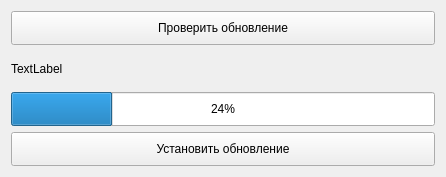
<?xml version="1.0" encoding="UTF-8"?>
<ui version="4.0">
 <class>Form</class>
 <widget class="QWidget" name="Form">
  <property name="geometry">
   <rect>
    <x>0</x>
    <y>0</y>
    <width>446</width>
    <height>177</height>
   </rect>
  </property>
  <property name="windowTitle">
   <string>Form</string>
  </property>
  <layout class="QVBoxLayout" name="verticalLayout">
   <item>
    <widget class="QPushButton" name="pushButton">
     <property name="sizePolicy">
      <sizepolicy hsizetype="Minimum" vsizetype="Preferred">
       <horstretch>0</horstretch>
       <verstretch>0</verstretch>
      </sizepolicy>
     </property>
     <property name="text">
      <string>Проверить обновление</string>
     </property>
    </widget>
   </item>
   <item>
    <widget class="QLabel" name="label">
     <property name="sizePolicy">
      <sizepolicy hsizetype="Preferred" vsizetype="Preferred">
       <horstretch>0</horstretch>
       <verstretch>0</verstretch>
      </sizepolicy>
     </property>
     <property name="text">
      <string>TextLabel</string>
     </property>
    </widget>
   </item>
   <item>
    <widget class="QProgressBar" name="progressBar">
     <property name="sizePolicy">
      <sizepolicy hsizetype="Expanding" vsizetype="Preferred">
       <horstretch>0</horstretch>
       <verstretch>0</verstretch>
      </sizepolicy>
     </property>
     <property name="value">
      <number>24</number>
     </property>
    </widget>
   </item>
   <item>
    <widget class="QPushButton" name="pushButton_2">
     <property name="sizePolicy">
      <sizepolicy hsizetype="Minimum" vsizetype="Preferred">
       <horstretch>0</horstretch>
       <verstretch>0</verstretch>
      </sizepolicy>
     </property>
     <property name="text">
      <string>Установить обновление</string>
     </property>
    </widget>
   </item>
  </layout>
 </widget>
 <resources/>
 <connections/>
</ui>
